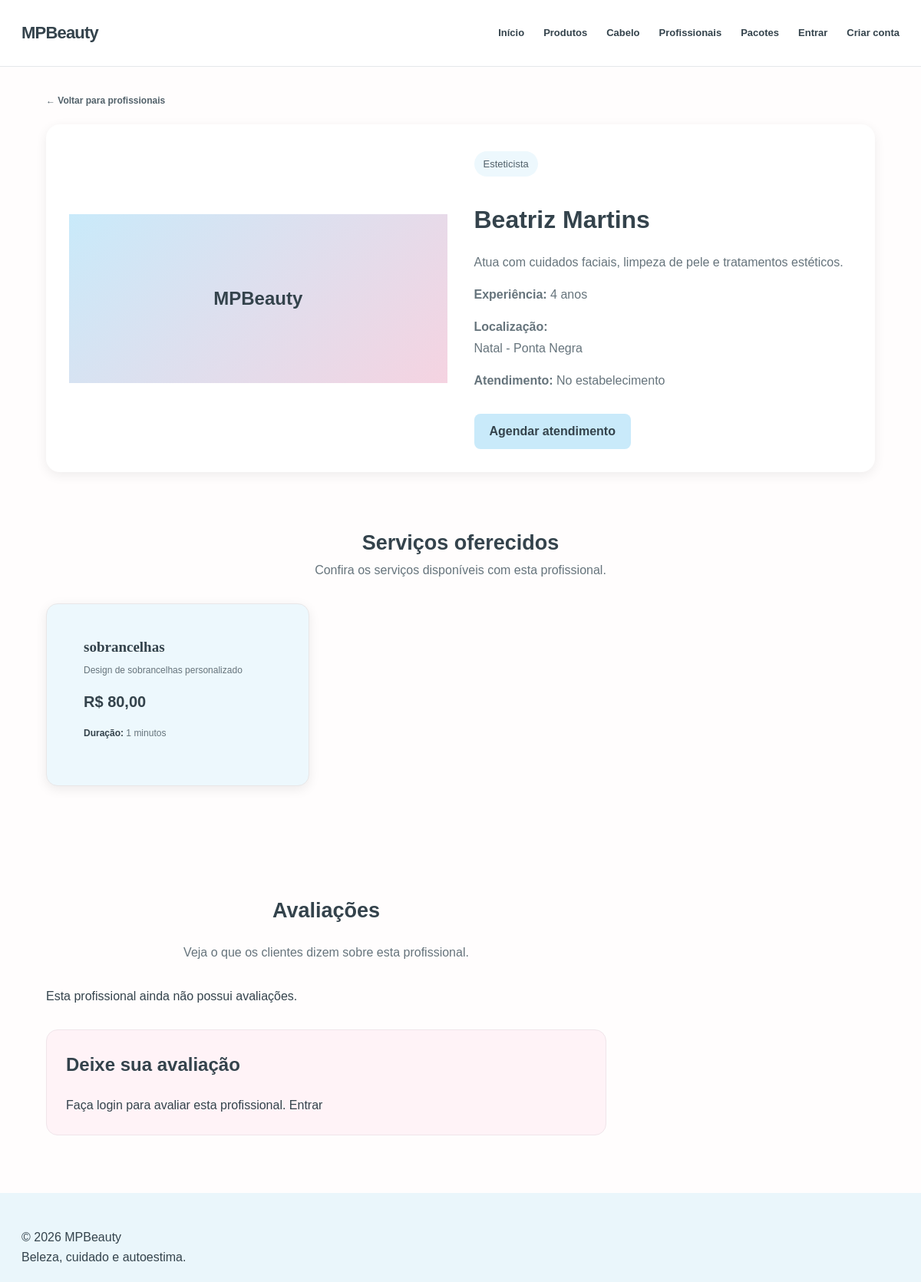
Page /profissionais/3/ on the committed database.
### beauty/models.py (models this page shows, shortened)
class Professional(models.Model):
    name = models.CharField(max_length=100)
    profession = models.CharField(max_length=100)
    city = models.CharField(max_length=100)
    neighborhood = models.CharField(max_length=100)
    bio = models.TextField()
    experience_years = models.PositiveIntegerField(default=0)
    home_service = models.BooleanField(default=False)
    studio_service = models.BooleanField(default=True)
    starting_price = models.DecimalField(
        max_digits=8,
        decimal_places=2
    )
    image = models.URLField(blank=True)

class Service(models.Model):
    professional = models.ForeignKey(
        Professional,
        on_delete=models.CASCADE,
        related_name='services'
    )
    name = models.CharField(max_length=100)
    description = models.TextField()
    duration = models.PositiveIntegerField()
    price = models.DecimalField(
        max_digits=8,
        decimal_places=2
    )

### beauty/views.py (the view, shortened to what this page needs)
def profissionais_detalhes(request, profissional_id):
    profissional = get_object_or_404(
        Professional,
        id=profissional_id
    )
    formulario = FormularioAvaliacaoProfissional()
    return render(request, "beauty/profissional_detalhes.html", {
        "profissional": profissional,
        "avaliacoes": profissional.reviews.all(),
        "formulario": formulario,
    })

### beauty/templates/beauty/profissional_detalhes.html (shortened to what this page needs)
{% extends 'beauty/base.html' %}
{% block content %}
<section class="professional-detail-section">
    <a href="{% url 'profissionais' %}" class="back-link">
        ← Voltar para profissionais
    </a>
    <div class="professional-detail-card">
        <div class="professional-detail-image">
            {% if profissional.image %}
                <img
                    src="{{ profissional.image }}"
                    alt="{{ profissional.name }}"
                >
            {% else %}
                <div class="professional-no-image">
                    MPBeauty
                </div>
            {% endif %}
        </div>
        <div class="professional-detail-info">
            <span class="professional-category">
                {{ profissional.profession }}
            </span>
            <h1>{{ profissional.name }}</h1>
            <p>{{ profissional.bio }}</p>
            <p>
                <strong>Experiência:</strong>
                {{ profissional.experience_years }} anos
            </p>
            <p>
                <strong>Localização:</strong><br>
                {{ profissional.city }} - {{ profissional.neighborhood }}
            </p>
            <p>
                <strong>Atendimento:</strong>
                {% if profissional.home_service and profissional.studio_service %}
                    A domicílio e no estabelecimento
                {% elif profissional.home_service %}
                    A domicílio
                {% elif profissional.studio_service %}
                    No estabelecimento
                {% else %}
                    Consulte a profissional
                {% endif %}
            </p>
            <a
                href="{% url 'agendamento' profissional.id %}"
                class="button"
            >
                Agendar atendimento
            </a>
        </div>
    </div>
</section>
<section class="professional-services-section">
    <div class="section-title">
        <h2>Serviços oferecidos</h2>
        <p>Confira os serviços disponíveis com esta profissional.</p>
    </div>
    <div class="cards">
        {% for service in profissional.services.all %}
            <article class="card service-card">
                <div class="card-content">
                    <h3>{{ service.name }}</h3>
                    <p>{{ service.description }}</p>
                    <strong class="product-price">
                        R$ {{ service.price }}
                    </strong>
                    <p>
                        <strong>Duração:</strong>
                        {{ service.duration }} minutos
                    </p>
                </div>
            </article>
        {% empty %}
            <p class="empty-message">
                Nenhum serviço cadastrado no momento.
            </p>
        {% endfor %}
    </div>
</section>
<section class="reviews-section">
    <div class="section-title">
        <h2>Avaliações</h2>
        <p>Veja o que os clientes dizem sobre esta profissional.</p>
    </div>
    {% for avaliacao in avaliacoes %}
        <article class="review-card">
            <h3>{{ avaliacao.user.username }}</h3>
            <p>Nota: {{ avaliacao.rating }}/5</p>
            <p>{{ avaliacao.comment }}</p>
            <small>{{ avaliacao.created_at|date:"d/m/Y" }}</small>
        </article>
    {% empty %}
        <p>Esta profissional ainda não possui avaliações.</p>
    {% endfor %}
    <div class="form-panel">
        <h2>Deixe sua avaliação</h2>
        {% if user.is_authenticated %}
            <form method="POST" class="beauty-form">
                {% csrf_token %}
                {{ formulario.as_p }}
                <button type="submit" class="button">
                    Enviar avaliação
                </button>
            </form>
        {% else %}
            <p>
                Faça login para avaliar esta profissional.
                <a href="{% url 'login' %}">Entrar</a>
            </p>
        {% endif %}
    </div>
</section>
{% endblock %}

### beauty/static/beauty/css/style.css (style rules this page uses)
:root { --blue: #c9eafa; --blue-deep: #8fcce8; --blue-soft: #edf8fd; --pink: #f5d3e1; --pink-deep: #d98eae; --pink-soft: #fff3f7; --ink: #34434c; --muted: #78858c; --white: #ffffff; --line: #e9e7e8; --shadow: 0 16px 45px rgba(68, 91, 105, .09); --radius: 20px; }
* { box-sizing: border-box; margin: 0; padding: 0; }
html { scroll-behavior: smooth; }
body { font-family: "DM Sans", Arial, sans-serif; color: var(--ink); background: #fffdfd; line-height: 1.65; }
a { color: inherit; text-decoration: none; }
.back-link { display: inline-block; color: #b47793; font-size: 12px; font-weight: 700; margin-bottom: 10px; }
.service-card { padding: 20px 23px; border: 1px solid var(--line); border-radius: 15px; display: flex; justify-content: space-between; gap: 20px; background: white; }
.service-card h3 { font: 600 19px "Playfair Display", serif; }
.service-card p, .service-card span { color: var(--muted); font-size: 12px; }
.service-card strong { white-space: nowrap; color: #b47793; }
.reviews-section { margin-top: 60px; max-width: 850px; }
.form-panel { padding: 30px; margin-top: 25px; border: 1px solid #f0e5ea; border-radius: 20px; background: #fffafd; }
.cards { display: grid; grid-template-columns: repeat(3, minmax(0, 1fr)); gap: 25px; max-width: 1200px; margin: 0 auto; }
.card { background-color: white; border-radius: 15px; overflow: hidden; box-shadow: 0 4px 15px rgba(0, 0, 0, 0.08); transition: transform 0.3s ease; }
.card-content { padding: 20px; }
.card-content h3 { color: #34434c; margin-bottom: 10px; }
.card-content p { color: #66747c; margin-bottom: 10px; }
.button { display: inline-block; background-color: #c9eafa; color: #34434c; padding: 10px 20px; border-radius: 8px; text-decoration: none; font-weight: bold; margin-top: 10px; transition: 0.3s; }
.section-title { text-align: center; margin-bottom: 30px; }
.section-title h2 { color: #34434c; font-size: 27px; }
.section-title p { color: #66747c; }
.product-price { display: block; color: #34434c; font-size: 20px; margin: 15px 0; }
.back-link { display: inline-block; color: #52616a; text-decoration: none; margin-bottom: 20px; }
.reviews-section { padding: 40px 5%; }
.reviews-section h2 { color: #34434c; margin-bottom: 20px; }
.form-panel { background: #fff3f7; padding: 25px; border-radius: 15px; margin-top: 30px; }
.professional-no-image { height: 220px; background: linear-gradient(135deg, #c9eafa, #f5d3e1); display: flex; justify-content: center; align-items: center; color: #34434c; font-size: 24px; font-weight: bold; }
.professional-category { display: inline-block; background: #edf8fd; color: #52616a; padding: 6px 12px; border-radius: 20px; font-size: 13px; margin: 5px 0 15px; }
.card-content p { line-height: 1.6; margin-bottom: 12px; }
.card-content strong { color: #34434c; }
.card-content .product-price { display: block; font-size: 19px; margin: 15px 0; }
.professional-detail-section { padding: 30px 5%; }
.professional-detail-card { display: grid; grid-template-columns: 1fr 1fr; gap: 35px; align-items: center; background: white; padding: 30px; border-radius: 18px; box-shadow: 0 4px 15px rgba(0, 0, 0, 0.07); }
.professional-detail-info h1 { color: #34434c; font-size: 32px; margin: 15px 0; }
.professional-detail-info p { color: #66747c; line-height: 1.7; margin-bottom: 15px; }
.professional-detail-info .button { display: inline-block; margin-top: 15px; }
.professional-services-section { padding: 40px 5%; }
.service-card { background: #edf8fd; }
.service-card .card-content { padding: 25px; }
.professional-services-section .product-price { display: block; margin: 15px 0; font-size: 20px; }

### rows in the picture
Professional: profession "Esteticista", name "Beatriz Martins", bio "Atua com cuidados faciais, limpeza de pele e tratamentos estéticos.", experience_years "4", city "Natal", neighborhood "Ponta Negra"
Service: name "sobrancelhas", description "Design de sobrancelhas personalizado", price "80,00", duration "1"
